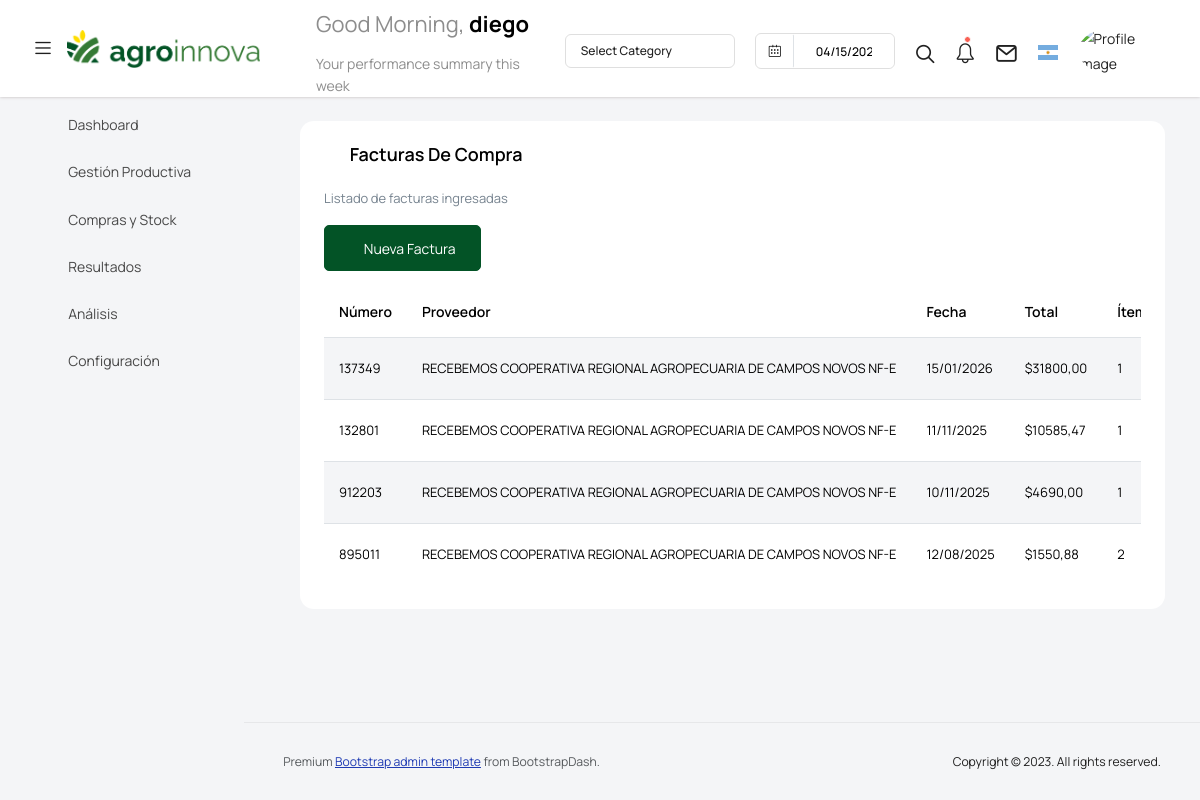
/facturas/ (signed in), run on an earlier commit of the app's database.
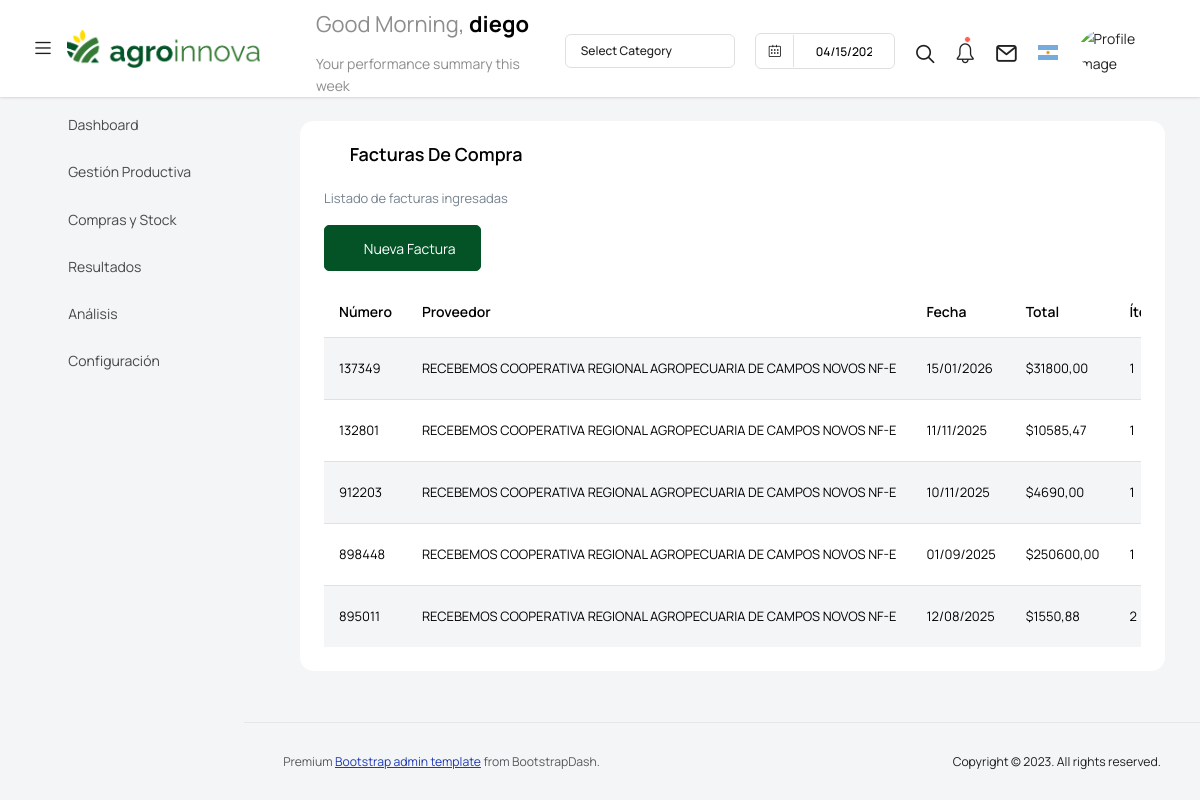
And on a later commit of the database.
### gestion_agro/models.py (models this page shows, shortened)
class FacturaCompra(models.Model):
    empresa = models.ForeignKey(Empresa, on_delete=models.CASCADE, verbose_name=_("Empresa"))
    proveedor = models.ForeignKey("Proveedor", on_delete=models.CASCADE, verbose_name=_("Proveedor"))
    numero = models.CharField(max_length=50, verbose_name=_("Número factura"))
    fecha = models.DateField(verbose_name=_("Fecha"))
    total = models.DecimalField(max_digits=14, decimal_places=2, verbose_name=_("Total"))
    archivo_pdf = models.FileField(upload_to="facturas_compra/", blank=True, null=True)
    creada = models.DateTimeField(auto_now_add=True)
    class Meta:
        verbose_name = _("Factura de compra")
        verbose_name_plural = _("Facturas de compra")
        unique_together = ("empresa", "proveedor", "numero")

class Proveedor(models.Model):
    empresa = models.ForeignKey(Empresa, on_delete=models.CASCADE, verbose_name=_("Empresa"))
    razon_social = models.CharField(max_length=255, verbose_name=_("Razón social"))
    identificador = models.CharField(max_length=30, blank=True, null=True, verbose_name=_("CUIT / CNPJ"))
    class Meta:
        verbose_name = _("Proveedor")
        verbose_name_plural = _("Proveedores")
        unique_together = ("empresa", "razon_social")

### gestion_agro/views.py (the view)
# urls.py: path('facturas/', vista_lista_facturas, name='vista_lista_facturas'),
@login_required
def vista_lista_facturas(request):
    empresa = request.user.profile.empresa
    facturas = FacturaCompra.objects.filter(
        empresa=empresa
    ).select_related("proveedor").order_by("-fecha", "-id")
    return render(request, "tem_facturas/vista_lista_facturas.html", {
        "facturas": facturas
    })

### templates/tem_facturas/vista_lista_facturas.html (shortened to what this page needs)
{% extends 'base.html' %}
{% load static %}
{% load i18n %}
{% block content %}
<div class="col-12 grid-margin">
  <div class="card">
    <div class="card-body">
      <h4 class="card-title">
          <i class="mdi mdi-file-document-outline icon-agro me-2"></i>
          {% translate "Facturas de Compra" %}
      </h4>
      <p class="card-description">
        {% trans "Listado de facturas ingresadas" %}
      </p>
      <div class="mb-3">
        <a href="{% url 'vista_cargar_factura' %}" class="btn btn-primary">
          <i class="fas fa-plus"></i> {% trans "Nueva Factura" %}
        </a>
      </div>
      <div class="table-responsive">
        <table class="table table-striped">
          <thead>
            <tr>
              <th>{% trans "Número" %}</th>
              <th>{% trans "Proveedor" %}</th>
              <th>{% trans "Fecha" %}</th>
              <th>{% trans "Total" %}</th>
              <th>{% trans "Ítems" %}</th>
            </tr>
          </thead>
          <tbody>
            {% for factura in facturas %}
            <tr>
              <td>{{ factura.numero }}</td>
              <td>{{ factura.proveedor.razon_social }}</td>
              <td>{{ factura.fecha|date:"d/m/Y" }}</td>
              <td>${{ factura.total|floatformat:2 }}</td>
              <td>{{ factura.items.count }}</td>
            </tr>
            {% empty %}
            <tr>
              <td colspan="7" class="text-center">
                {% trans "No hay facturas cargadas" %}
              </td>
            </tr>
            {% endfor %}
          </tbody>
        </table>
      </div>
    </div>
  </div>
</div>
{% endblock %}

What changed in the data, as far as the page shows it:
added FacturaCompra: numero "898448", proveedor.razon_social "RECEBEMOS COOPERATIVA REGIONAL AGROPECUARIA DE CAMPOS NOVOS NF-E", fecha "01/09/2025", total "250600,00", items.count "1"
